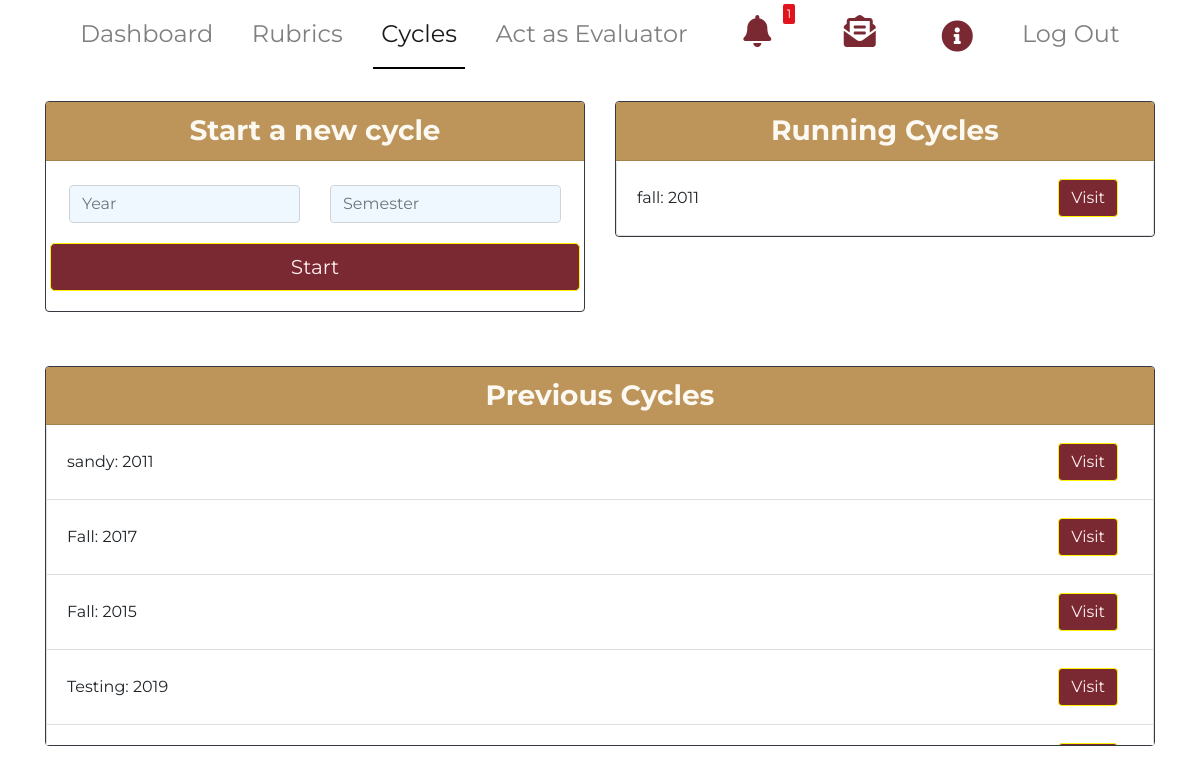
/cycles (signed in), run on an earlier commit of the app's database.
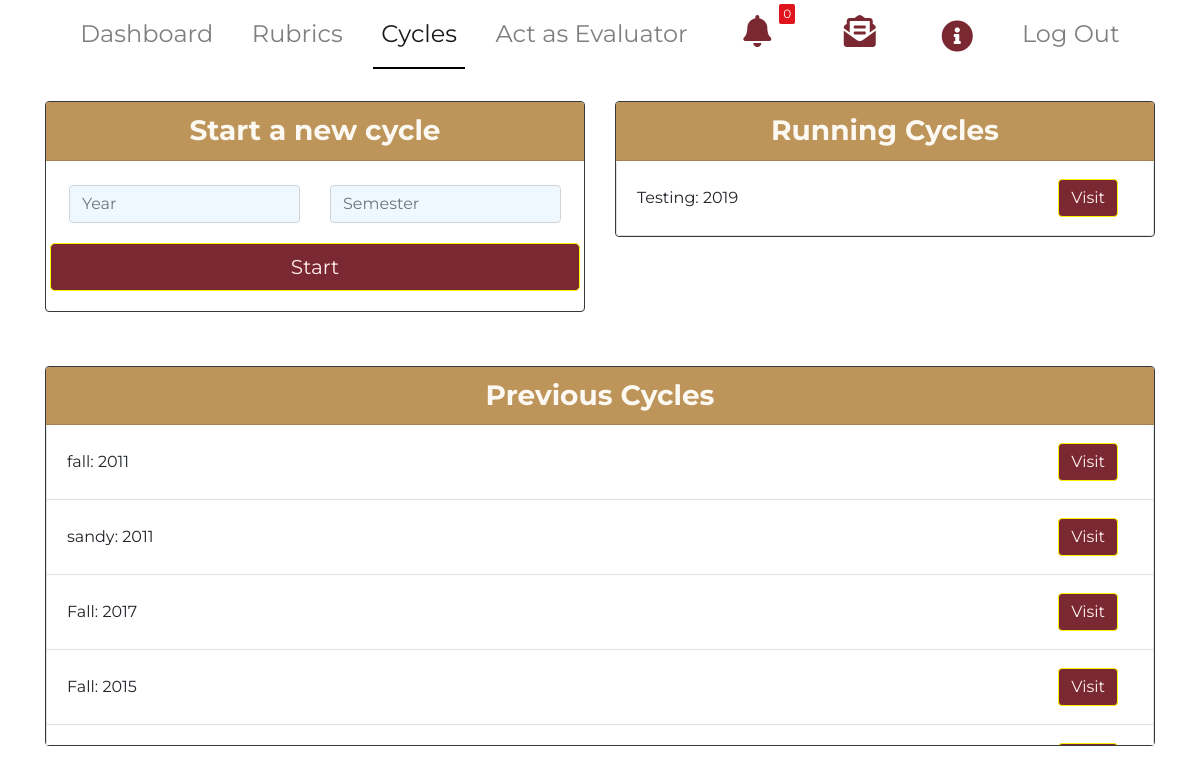
And on a later commit of the database.
### main/models.py (models this page shows, shortened)
class Cycle(models.Model):
    year = models.PositiveIntegerField()
    semester = models.CharField(max_length=200)
    startDate = models.DateField(default=None)
    endDate = models.DateField(default=None, null=True)
    isCurrent = models.BooleanField(default=True)
    coordinator = models.ForeignKey(CoOrdinator,null=True,on_delete=models.CASCADE)

### main/views.py (the view)
# urls.py: path('cycles', views.cycles, name = 'cycles'),
@user_passes_test(admin_test)
def cycles(request):
    cycles = Cycle.objects.all()
    context = {'cycles':cycles, 'cycle': 'active','notification_count' : Notification.objects.filter(read=False).count(),
    'notifications' : Notification.objects.filter(read=False).order_by('-created_at')}
    return render(request, 'main/cycles.html', context)

### main/views.py (called while the page is built)
def admin_test(user):
    return user.is_staff

### main/templates/main/cycles.html (shortened to what this page needs)
{% extends  'main/adminbase.html' %}
{%load static%}
{%block body_block%}
    <div class = "container-fluid">
      <div class = "container" id = "main_content">
        <div class = "row">
           <div class = "col col-lg-6 col-md-12 col-sm-12 col-xs-12 col-12">
             <div class = "card border-dark mb-3">
               <h3 class = "card-header title text-center"> Start a new cycle </h3>
               <form action = "{% url 'main:newCycle' %}" method = "POST" >
                 <div class="row mt-4 ml-2 mr-2">
                   <div class="col col-lg-6 col-md-6 col-sm-12 col-xs-12 col-12">
                      <div class="form-group">
                        <input type="text" name = "year" class="form-control" placeholder="Year" required>
                      </div>
                   </div>
                   <div class="col col-lg-6 col-md-6 col-sm-12 col-xs-12 col-12">
                     <div class="form-group">
                       <input type="text" name = "semester" class="form-control" placeholder="Semester" required>
                     </div>
                   </div>
                 </div>
                 <div class = "row p-1">
                   <div class = "col col-12 ml-0.5">
                 <div class="form-group">
                   <button type = "submit" class = "btn btn-primary btn-lg btn-block">Start</button>
                 </div>
                 </div>
               </div>
               </form>
               </div>
               </div>
         <div class = "col col-lg-6 col-md-12 col-sm-12 col-xs-12 col-12">
           <div id= "card-border-dark-mb-3" class = "card border-dark mb-3">
             <h3 class = "card-header title text-center">Running Cycles </h3>
             <ul class="list-group">
               {%for cycle in cycles%}
                 {%if cycle.isCurrent %}
                 <li class="list-group-item d-flex justify-content-between align-items-center">
                   {{cycle.semester}}: {{cycle.year}}
                 <a href = "{% url 'main:cycle' cycle.id %}">
                   <button class = "btn btn-primary"> Visit </button>
                 </a>
                 </li>
                 {%endif%}
               {%endfor%}
             </ul>
           </div>
         </div>
</div>
<hr/>
<div class = "row">
  <div class = "col col-lg-12 col-md-12 col-sm-12 col-xs-12 col-12">
   <div class = "card border-dark mb-3" >
     <h3 class = "card-header title text-center"> Previous Cycles </h3>
     <ul class="list-group" style="overflow-y:scroll; height: 40vh">
       {%for cycle in cycles%}
         {%if cycle.isCurrent == False %}
         <li class="list-group-item d-flex justify-content-between align-items-center">
           {{cycle.semester}}: {{cycle.year}}
         <a href = "{% url 'main:cycle' cycle.id %}">
           <button class = "btn btn-primary"> Visit </button>
         </a>
         </li>
         {%endif%}
       {%endfor%}
     </ul>
   </div>
 </div>
</div>
</div>
</div>
{%endblock%}

What changed in the data, as far as the page shows it:
changed Cycle "Testing": moves from the list under "Previous Cycles" to the list under "Running Cycles"
changed Cycle "fall": moves from the list under "Running Cycles" to the list under "Previous Cycles"
Also different on the page:
{{ notification_count }}: "1" → "0"
